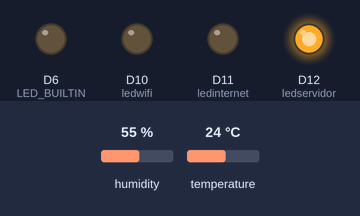
Simulated run of this sketch. Board: Arduino MKR. Parts: output pins drawn as LEDs (lit = HIGH). The test bench sets the inputs (shaded band); at power-on: humidity 55 %, temperature 24 °C. WiFi joins after 1.5 s; servers stay silent unless stated; uploads are accepted with an empty reply; what the sketch prints to the serial monitor is not drawn.

Above: at 2.2 s.
At 7.8 s:
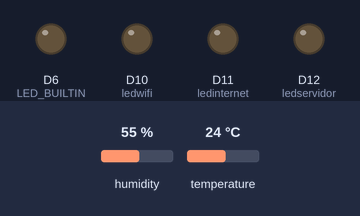
Timing chart, 0 to 16.1 s (numbered marks = the images above):
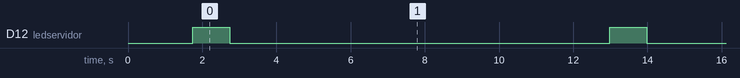

The sketch:

nano_33_iot.ino
```cpp
#include <WiFiNINA.h>
#include <ArduinoHttpClient.h>
#include <SHT1x.h>

// Definir los pines para el SHT10
#define dataPin 2
#define clockPin 3

// Crear una instancia del sensor
SHT1x sht1x(dataPin, clockPin);

float tempC = 0;
float humidity = 0;

const int ledwifi = 10;
const int ledinternet = 11;
const int ledservidor = 12;

const char* ssid = "hamster";     // Reemplaza con el nombre de tu red WiFi
const char* password = "k4k4deperr0"; // Reemplaza con la contraseña de tu red WiFi

const char* serverAddress = "146.190.222.135"; // Reemplaza con la IP o dominio de tu servidor Node.js
int port = 3000;                            // El puerto en el que escucha tu servidor Node.js

WiFiClient wifiClient;
HttpClient client = HttpClient(wifiClient, serverAddress, port);

void setup() {
  // Inicializar el pin del LED como salida
  pinMode(LED_BUILTIN, OUTPUT);
  pinMode(ledwifi, OUTPUT);
  pinMode(ledinternet, OUTPUT);
  pinMode(ledservidor, OUTPUT);


  // Iniciar comunicación serial para depuración
  Serial.begin(9600);
  //while (!Serial);

  // Conectar a la red WiFi
  Serial.print("Conectando a ");
  Serial.println(ssid);
  while (WiFi.begin(ssid, password) != WL_CONNECTED) {

    digitalWrite(ledwifi, HIGH);
    delay(500);
    digitalWrite(ledwifi, LOW);
    delay(500);
    Serial.print(".");
  }
  Serial.println("Conectado a WiFi");
  // Imprimir la dirección IP
  Serial.print("IP address: ");
  Serial.println(WiFi.localIP());
  Serial.println("Inicializando el sensor SHT10...");
}

void loop() {
  if (WiFi.status() != WL_CONNECTED) {
    Serial.println("Conexión WiFi perdida, reiniciando...");
    // Parpadear el LED (rojo) antes de reiniciar
    for (int i = 0; i < 5; i++) {
      digitalWrite(LED_BUILTIN, HIGH);
      delay(200);
      digitalWrite(LED_BUILTIN, LOW);
      delay(200);
    }
    // Reiniciar el Arduino
    //NVIC_SystemReset();
  }
  tempC = sht1x.readTemperatureC();
  humidity = sht1x.readHumidity();


  //Imprimir los resultados en el monitor serie
  Serial.print("Temperatura: ");
  Serial.print(tempC);
  Serial.print(" C");
  Serial.print(" - Humedad: ");
  Serial.print(humidity);
  Serial.println(" %");
  int sensor_id = 11;
  int sensor_id_2 = 12;


  // Crear la carga útil JSON
  String data = "[{\"sensorValue\":" + String(humidity)+ ", \"sensor_id\":" + String(sensor_id) + "}, {\"sensorValue\":"+ String(tempC)+ ", \"sensor_id\":" + String(sensor_id_2) +"}]";
  //String data = "{\"sensorValue\":" + String(humidity) + ",\"sensor_id\":" + String(sensor_id) + "}";
  Serial.println(data);

  // Enviar la solicitud HTTP POST
  client.beginRequest();
  client.post("/receive-data");
  client.sendHeader("Content-Type", "application/json");
  client.sendHeader("Content-Length", data.length());
  client.beginBody();
  client.print(data);
  client.endRequest();

  // Leer la respuesta del servidor
  int statusCode = client.responseStatusCode();
  String response = client.responseBody();
  Serial.print("Status code: ");
  Serial.println(statusCode);
  Serial.print("Response: ");
  Serial.println(response);
  if(statusCode != 200){
    for (int i = 0; i < 5; i++) {
      digitalWrite(ledinternet, HIGH);
      delay(200);
      digitalWrite(ledinternet, LOW);
      delay(200);
    }
  }else{
    digitalWrite(ledservidor, HIGH);
      delay(1000);
      digitalWrite(ledservidor, LOW);
  }

  delay(10000); // Esperar 10 segundos antes de enviar la siguiente lectura
}
```

Measured:
- by itself, D12 (ledservidor): alternates HIGH for 1.0 s and LOW for 10.2 s
